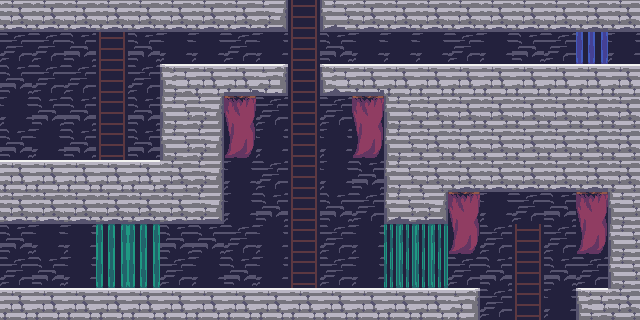

This is a level from a 2D game, rendered from its Tiled map with the project's own tilesets. A one-line summary and the complete map file follow:
An orthogonal 20x10 tile map with 32x32 px tiles, 1 tile layer (Tile Layer 1).

<map version="1.0" tiledversion="2017.11.22" orientation="orthogonal" renderorder="right-down" width="20" height="10" tilewidth="32" tileheight="32" infinite="0" nextobjectid="1">
 <tileset firstgid="1" source="tiletest.tsx" />
 <layer name="Tile Layer 1" width="20" height="10">
  <data encoding="csv">
96,96,96,96,96,96,96,96,97,242,95,96,96,96,96,96,96,96,96,96,
133,133,173,242,173,134,134,133,134,242,173,134,134,134,133,134,173,133,337,134,
173,133,133,242,133,54,55,138,139,242,137,138,55,55,55,55,55,55,55,55,
134,173,173,242,173,12,14,53,133,242,133,53,12,13,13,13,13,13,13,13,
173,134,173,242,173,12,14,93,134,242,134,93,12,13,13,13,13,13,13,13,
55,55,55,55,55,13,14,134,133,242,134,173,12,13,96,96,96,96,96,13,
96,96,96,96,96,96,97,134,173,242,173,133,95,97,53,134,133,173,53,12,
173,134,134,296,296,173,173,133,134,242,133,134,300,300,93,133,242,133,93,12,
133,173,134,336,336,133,134,173,134,242,133,134,340,340,133,173,242,173,133,12,
55,55,55,55,55,55,55,55,55,55,55,55,55,55,56,133,242,134,54,13
</data>
 </layer>
</map>
